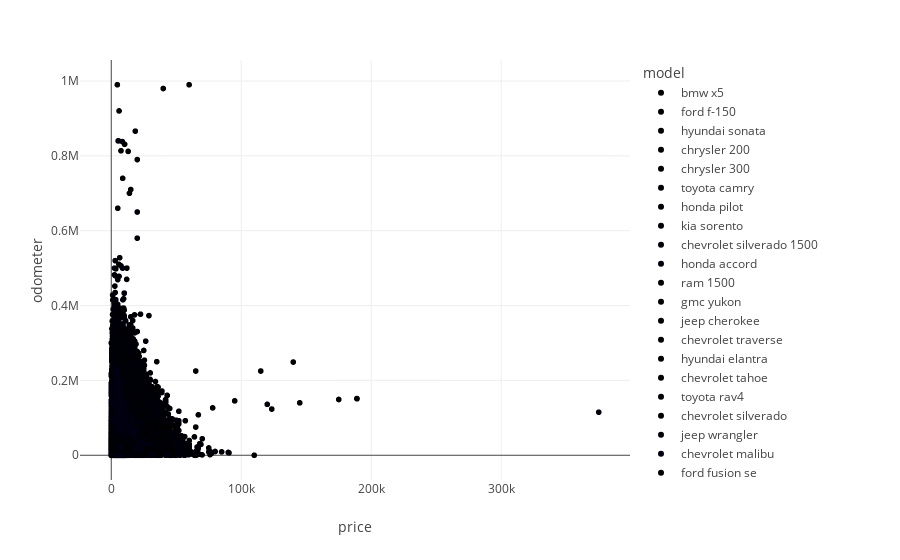

The notebook cell saved with this chart:
### Markdown cell above
# Scatterplots

### Code cell
df = px.data.iris()
fig = px.scatter(vehicles, x="price", y="odometer", color="model")
fig.show()
